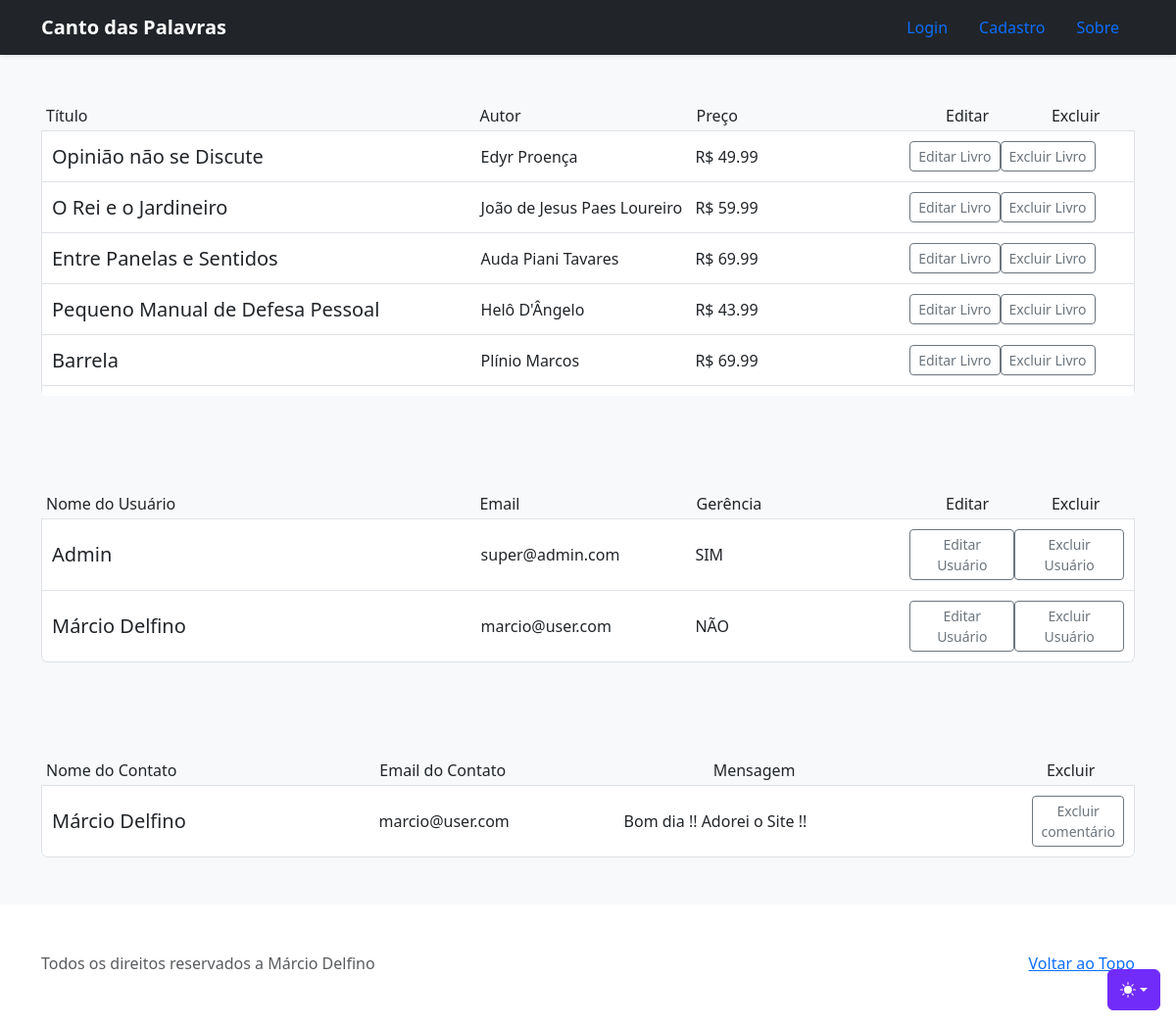
The app's page /admin.php with its own data.
### tables this page shows
CREATE TABLE `livros` (
  `idlivro` int(11) NOT NULL,
  `nomelivro` varchar(255) NOT NULL,
  `nomeautor` varchar(255) NOT NULL,
  `descricao` text NOT NULL,
  `preco` decimal(7,2) NOT NULL,
  `tema` varchar(255) NOT NULL,
  `imagem` varchar(500) NOT NULL
);

CREATE TABLE `usuarios` (
  `idusuario` int(11) NOT NULL,
  `nomeusuario` varchar(255) NOT NULL,
  `email` varchar(255) NOT NULL,
  `senha` varchar(255) NOT NULL,
  `gerente` int(1) NOT NULL DEFAULT 0
);

CREATE TABLE `contatos` (
  `idcontato` int(11) NOT NULL,
  `nomecontato` varchar(255) NOT NULL,
  `emailcontato` varchar(255) NOT NULL,
  `mensagem` text NOT NULL
);

### admin.php (the view, shortened to what this page needs)
<?php
require_once('src/conexao-bd.php');
$sql = 'SELECT idlivro, nomelivro, nomeautor, descricao, preco, tema, imagem FROM livros';
$livros = $pdo->query($sql, null);
$sql2 = 'SELECT idusuario, nomeusuario, email, gerente FROM usuarios';
$usuarios = $pdo->query($sql2, null);
$sql3 = 'SELECT idcontato, nomecontato, emailcontato, mensagem FROM contatos';
$contatos = $pdo->query($sql3, null);
?>
<!doctype html>
<html lang="pt-br" data-bs-theme="auto">
  <head><script src="../assets/js/color-modes.js"></script>
    <link rel="stylesheet" href="https://cdn.jsdelivr.net/npm/@docsearch/css@3">
    <link href="../assets/dist/css/bootstrap.min.css" rel="stylesheet">
    <link href="assets/dist/css/style.css" rel="stylesheet">
  </head>
  <body>
    <div class="dropdown position-fixed bottom-0 end-0 mb-3 me-3 bd-mode-toggle">
      <button class="btn btn-bd-primary py-2 dropdown-toggle d-flex align-items-center"
              id="bd-theme"
              type="button"
              aria-expanded="false"
              data-bs-toggle="dropdown"
              aria-label="Toggle theme (auto)">
        <svg class="bi my-1 theme-icon-active" width="1em" height="1em"><use href="#circle-half"></use></svg>
      </button>
    </div>
<header class="navbar navbar-dark bg-dark shadow-sm">
  <div class="container">
    <a href="" class="navbar-brand d-flex align-items-center">
      <strong>Canto das Palavras</strong>
    </a>
    <ul class="nav">
      <?php
      if(isset($_SESSION['idusuario'])){
        echo '<li class="nav-item">
                <a class="nav-link btn btn-outline-light" href="cadastrolivro.php">Adicionar livro</a>
                </li>
              <li class="nav-item">
                <a class="nav-link btn btn-outline-light" href="cadastrousuarioadm.php">Adicionar Usuário</a>
              </li>
              <li class="nav-item">
                <a class="nav-link btn btn-outline-light" href="logout.php">Logout</a>
              </li>
              <li class="nav-item">
                <a class="nav-link btn btn-outline-light" href="admin.php">Gerênciamento da Loja</a>
              </li>'
              ;
      } else {
        echo '<li class="nav-item">
                <a class="nav-link btn btn-outline-light" href="login.php">Login</a>
              </li>
              <li class="nav-item">
                <a class="nav-link btn btn-outline-light" href="cadastrousuario.php">Cadastro</a>
              </li>
              <li class="nav-item">
                <a class="nav-link btn btn-outline-light" href="sobre.php">Sobre</a>
              </li>'
              ;
      }?>
    </ul>
  </div>
</header>
<main>
<section>
  <div class="album py-5 bg-body-tertiary">
      <div class="container">
          <div class="row">
              <div class="col">
                  <div class="list-group" style="max-height: 300px; overflow-y: auto;">
                      <div style="display: flex; align-items: center; padding: 5px;">
                          <h6 style="flex: 4; margin-bottom: 0;">Título</h6>
                          <h6 style="flex: 2; margin-bottom: 0;">Autor</h6>
                          <h6 style="flex: 2; margin-bottom: 0;">Preço</h6>
                          <h6 style="flex: 1; margin-bottom: 0; text-align: center;">Editar</h6>
                          <h6 style="flex: 1; margin-bottom: 0; text-align: center;">Excluir</h6>
                      </div>
                      <?php foreach($livros as $livro): ?>
                          <div class="list-group-item" style="display: flex; align-items: center; padding: 10px;">
                              <h5 style="flex: 2; margin-bottom: 0;"><?= $livro["nomelivro"]; ?></h5>
                              <p style="flex: 1; margin-bottom: 0;"><?= $livro["nomeautor"]; ?></p>
                              <p style="flex: 1; margin-bottom: 0;"><?= "R$ " . $livro["preco"]; ?></p>
                              <div class="btn-group" style="flex: 1;">
                                <a href="editarlivro.php?id=<?= $livro['idlivro']; ?>" method="get">
                                  <button type="button" class="btn btn-sm btn-outline-secondary">Editar Livro</button>
                                </a>
                                <a href="excluirlivrobd.php?id=<?= $livro['idlivro']; ?>">
                                  <button type="button" class="btn btn-sm btn-outline-secondary">Excluir Livro</button>
                                </a>
                              </div>
                          </div>
                      <?php endforeach ?>
                  </div>
              </div>
          </div>
      </div>
  </div>
</section>
<section>
  <div class="album py-5 bg-body-tertiary">
      <div class="container">
          <div class="row">
              <div class="col">
                  <div class="list-group" style="max-height: 300px; overflow-y: auto;">
                      <div style="display: flex; align-items: center; padding: 5px;">
                          <h6 style="flex: 4; margin-bottom: 0;">Nome do Usuário</h6>
                          <h6 style="flex: 2; margin-bottom: 0;">Email</h6>
                          <h6 style="flex: 2; margin-bottom: 0;">Gerência</h6>
                          <h6 style="flex: 1; margin-bottom: 0; text-align: center;">Editar</h6>
                          <h6 style="flex: 1; margin-bottom: 0; text-align: center;">Excluir</h6>
                      </div>
                      <?php foreach($usuarios as $usuario): ?>
                          <div class="list-group-item" style="display: flex; align-items: center; padding: 10px;">
                              <h5 style="flex: 2; margin-bottom: 0;"><?= $usuario["nomeusuario"]; ?></h5>
                              <p style="flex: 1; margin-bottom: 0;"><?= $usuario["email"]; ?></p>
                              <p style="flex: 1; margin-bottom: 0;"><?= $usuario["gerente"] == 1 ? 'SIM' : 'NÃO'; ?></p>
                              <div class="btn-group" style="flex: 1;">
                                <a href="editarusuario.php?id=<?= $usuario['idusuario']; ?>" method="get" >
                                  <button type="button" class="btn btn-sm btn-outline-secondary">Editar Usuário</button>
                                </a>
                                <a href="excluirusuariobd.php?id=<?= $usuario['idusuario']; ?>">
                                  <button type="button" class="btn btn-sm btn-outline-secondary">Excluir Usuário</button>
                                </a>
                              </div>
                          </div>
                      <?php endforeach ?>
                  </div>
              </div>
          </div>
      </div>
  </div>
</section>
<section>
  <div class="album py-5 bg-body-tertiary">
      <div class="container">
          <div class="row">
              <div class="col">
                  <div class="list-group" style="max-height: 300px; overflow-y: auto;">
                      <div style="display: flex; align-items: center; padding: 5px;">
                          <h6 style="flex: 4; margin-bottom: 0;">Nome do Contato</h6>
                          <h6 style="flex: 4; margin-bottom: 0;">Email do Contato</h6>
                          <h6 style="flex: 4; margin-bottom: 0;">Mensagem</h6>
                          <h6 style="flex: 1; margin-bottom: 0;">Excluir</h6>
                      </div>
                      <?php foreach($contatos as $contato): ?>
                          <div class="list-group-item" style="display: flex; align-items: center; padding: 10px;">
                              <h5 style="flex: 4; margin-bottom: 0;"><?= $contato["nomecontato"]; ?></h5>
                              <p style="flex: 3; margin-bottom: 0;"><?= $contato["emailcontato"]; ?></p>
                              <p style="flex: 5; margin-bottom: 0;"><?= $contato["mensagem"]; ?></p>
                              <div class="btn-group" style="flex: 1;">
                                <a href="excluircomentariobd.php?id=<?= $contato['idcontato']; ?>">
                                  <button type="button" class="btn btn-sm btn-outline-secondary">Excluir comentário</button>
                                </a>
                              </div>
                          </div>
                      <?php endforeach ?>
                  </div>
              </div>
          </div>
      </div>
  </div>
</section>
</main>
<footer class="text-body-secondary py-5">
  <div class="container">
    <p class="float-end mb-1">
      <a href="#">Voltar ao Topo</a>
    </p>
    <p class="mb-1">Todos os direitos reservados a Márcio Delfino</p>
  </div>
</footer>
</body>
</html>

### records on screen
livros: nomelivro "Opinião não se Discute", nomeautor "Edyr Proença", preco "49.99"
livros: nomelivro "O Rei e o Jardineiro", nomeautor "João de Jesus Paes Loureiro", preco "59.99"
livros: nomelivro "Entre Panelas e Sentidos", nomeautor "Auda Piani Tavares", preco "69.99"
livros: nomelivro "Pequeno Manual de Defesa Pessoal", nomeautor "Helô D'Ângelo", preco "43.99"
livros: nomelivro "Barrela", nomeautor "Plínio Marcos", preco "69.99"
usuarios: nomeusuario "Admin", email "super@admin.com", gerente "SIM"
usuarios: nomeusuario "Márcio Delfino", email "marcio@user.com", gerente "NÃO"
contatos: nomecontato "Márcio Delfino", emailcontato "marcio@user.com", mensagem "Bom dia !! Adorei o Site !!"
